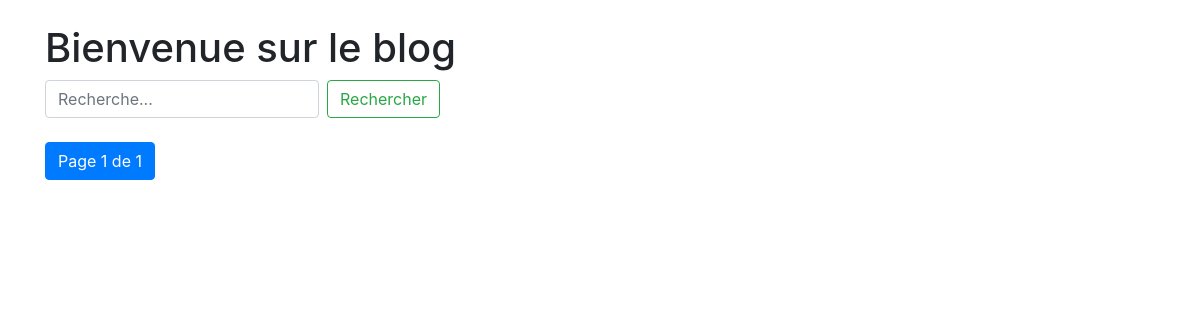
Before: / with the older database file.
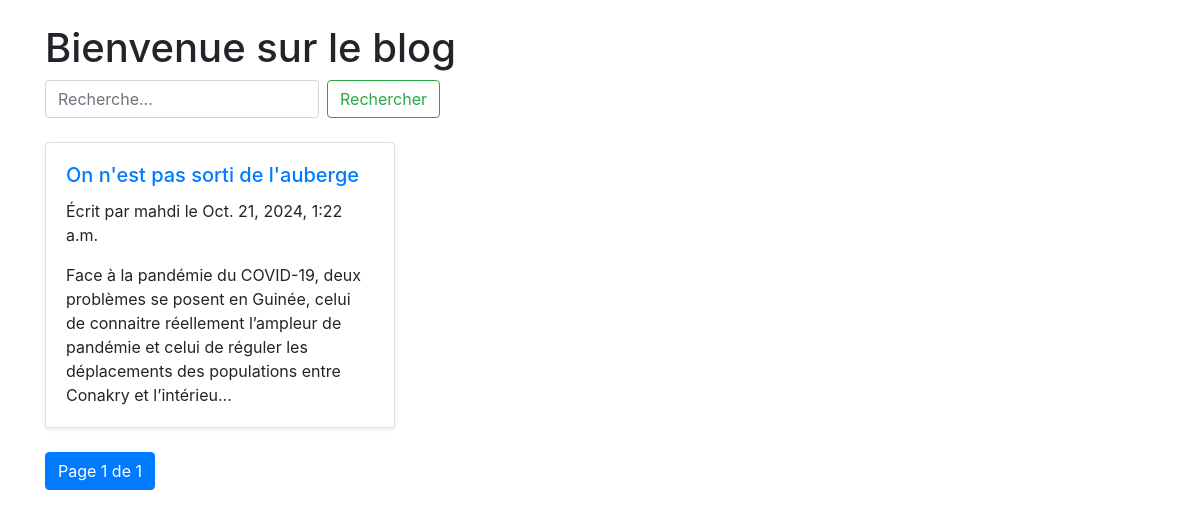
After: the same page with the newer database file.
### blog/models.py (models this page shows, shortened)
class Post(models.Model):
    title = models.CharField(max_length=100)
    content = models.TextField()
    author = models.ForeignKey(User, on_delete=models.CASCADE)
    date_posted = models.DateTimeField(auto_now_add=True)
    categories = models.ManyToManyField(Category, blank=True)
    approved = models.BooleanField(default=False)

### blog/views.py (the view)
# urls.py: path('', views.home, name='home'),
def home(request):
    query = request.GET.get('q')
    if query:
        posts = Post.objects.filter(title__icontains=query)
    else:
        posts = Post.objects.all()
    paginator = Paginator(posts, 5)  # 5 articles par page
    page_number = request.GET.get('page')
    posts = paginator.get_page(page_number)
    categories = Category.objects.all()
    return render(request, 'blog/home.html', {'posts': posts, 'categories': categories})

### blog/Templates/blog/home.html (shortened to what this page needs)
<!DOCTYPE html>
<html lang="en">
<head>
    <link href="https://stackpath.bootstrapcdn.com/bootstrap/4.5.2/css/bootstrap.min.css" rel="stylesheet">
</head>
<body>
    <div class="container">
        <h1 class="mt-4">Bienvenue sur le blog</h1>
        <form method="GET" action="" class="form-inline my-2 my-lg-0">
            <input type="text" name="q" class="form-control mr-sm-2" placeholder="Recherche..." value="{{ request.GET.q }}">
            <button type="submit" class="btn btn-outline-success my-2 my-sm-0">Rechercher</button>
        </form>
        <br>
        <div class="row">
            {% for post in posts %}
                <div class="col-md-4">
                    <div class="card mb-4 shadow-sm">
                        <div class="card-body">
                            <h5 class="card-title"><a href="{% url 'post_detail' post.pk %}">{{ post.title }}</a></h5>
                            <p class="card-text">Écrit par {{ post.author }} le {{ post.date_posted }}</p>
                            <p class="card-text">{{ post.content|slice:":200" }}...</p>
                        </div>
                    </div>
                </div>
            {% endfor %}
        </div>
        <nav aria-label="Page navigation">
            <ul class="pagination">
                <li class="page-item active"><span class="page-link">Page {{ posts.number }} de {{ posts.paginator.num_pages }}</span></li>
            </ul>
        </nav>
    </div>
</body>
</html>

Changed rows visible on the page:
added Post: title "On n'est pas sorti de l'auberge", author "mahdi", date_posted "Oct. 21, 2024, 1:22 a.m.", content "Face à la pandémie du COVID-19, deux problèmes se posent en Guinée, celui de connaitre réellement l’ampleur de pandémie et celui de réguler les déplacements des populations entre Conakry et l’intérieu"
